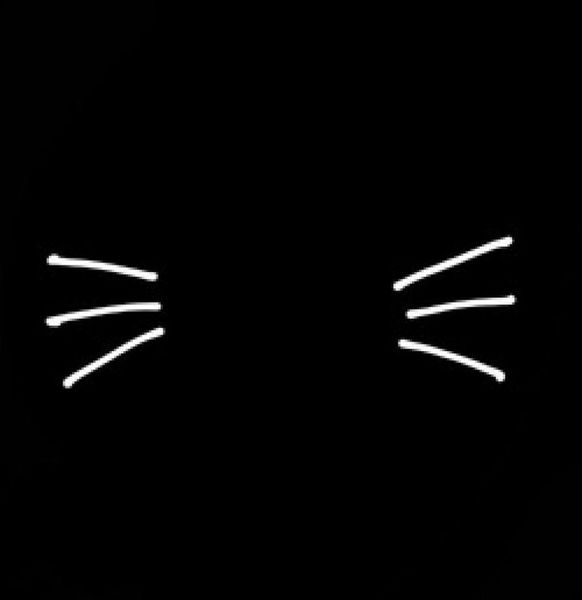
#> input picture Session7/5.jpg, 582 x 600 px, given in place of shape.jpg, which was not available
$ python '[1].py'
#> lines starting #> are read from the running program, lines starting #| are printed output that depends on the picture; after the words box and inside, x2 and y2 are one past the last pixel; in counts of white or black regions, pixels touching at a corner belong together; pictures that were not available may be replaced by others from this repository, and a replacement may not be noted
import numpy as np
import cv2

#Load Image RGB
I1 = cv2.imread("C:\\Users\\Dell\\Downloads\\shape.jpg")
#> I1 is the input picture: shape (600, 582, 3); min 0, max 255, mean 3.8
I2 = cv2.imread("C:\\Users\\Dell\\PycharmProjects\\Fundamental\\Session7\\Homework\\[1]_image.png")
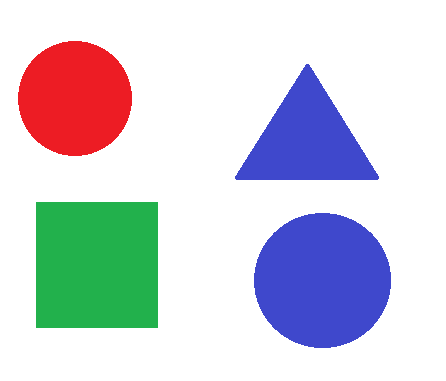
#> input picture Session7/Homework/[1]_image.png, 446 x 381 px, found by its file name
#> I2 is the input picture: shape (381, 446, 3); mean B, G, R 218.6, 209.2, 207.6

# convert Whiter color to black
def Image(a):
    [rows, cols, c] = a.shape
#> rows = 600; cols = 582; c = 3
    for i in range(rows):
        for j in range(cols):
            if a[i,j,0] > 200 and a[i,j,1] > 200 and a[i,j,2] > 200:
                a[i,j,:] = 0

Img1 = Image(I1)
# Extract chanel B
B = I1[:,:,0]
# Extract chanel G
G = I1[:,:,1]
# Extract chanel R
R = I1[:,:,2]
thresh,blue = cv2.threshold(B,150,255,cv2.THRESH_BINARY)
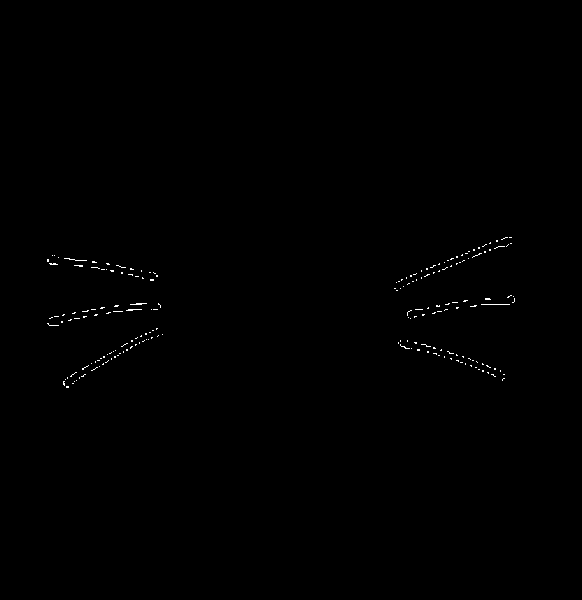
#> blue: shape (600, 582); 0.25% white in thin lines or dots, all inside (x1, y1, x2, y2) = (47, 237, 515, 388)
thresh, green = cv2.threshold(G, 150, 255, cv2.THRESH_BINARY)
thresh, red = cv2.threshold(R, 150, 255, cv2.THRESH_BINARY)
White = blue|green|red
cv2.imshow("binaryImage1", White)

Img2 = Image(I2)
#> after the loop in Image (call 2), `for i in range(rows):`:
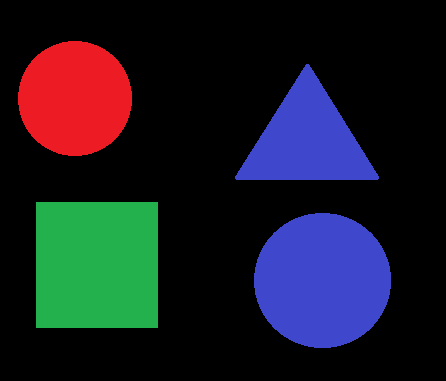
#> a: shape (381, 446, 3); mean B, G, R 37, 27.6, 26
# Extract chanel B
B = I2[:,:,0]
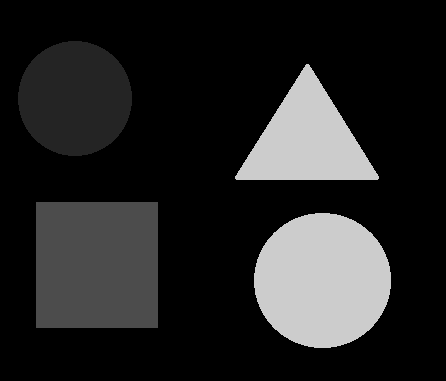
#> B: shape (381, 446); min 0, max 204, mean 37
# Extract chanel G
G = I2[:,:,1]
# Extract chanel R
R = I2[:,:,2]
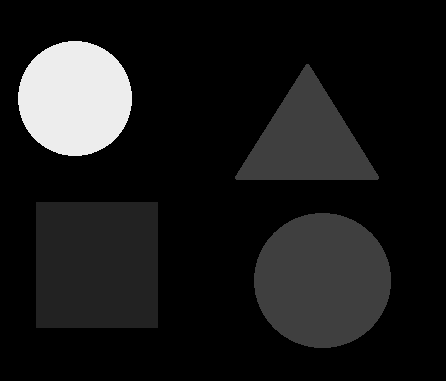
#> R: shape (381, 446); min 0, max 237, mean 26
thresh,blue = cv2.threshold(B,150,255,cv2.THRESH_BINARY)
#> blue: shape (381, 446); 13.7% white; 2 white regions, box (x1, y1, x2, y2) and area: (254, 213, 391, 348) 14522, (235, 64, 379, 180) 8729
thresh, green = cv2.threshold(G, 150, 255, cv2.THRESH_BINARY)
#> green: shape (381, 446); 9% white; 1 white region, box (x1, y1, x2, y2) and area: (36, 202, 158, 328) 15372
thresh, red = cv2.threshold(R, 150, 255, cv2.THRESH_BINARY)
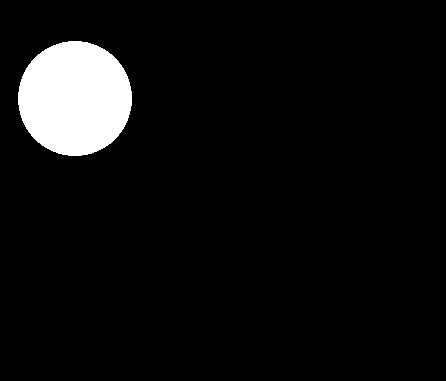
#> red: shape (381, 446); 6.1% white; 1 white region, box (x1, y1, x2, y2) and area: (18, 41, 132, 156) 10287
White = blue|green|red
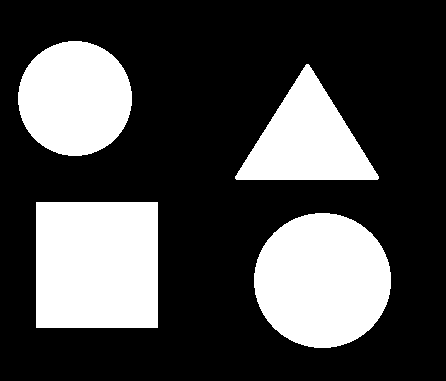
#> White: shape (381, 446); 28.8% white; 4 white regions, box (x1, y1, x2, y2) and area: (36, 202, 158, 328) 15372, (254, 213, 391, 348) 14522, (18, 41, 132, 156) 10287, (235, 64, 379, 180) 8729
cv2.imshow("binaryImage2", White)
cv2.waitKey()
